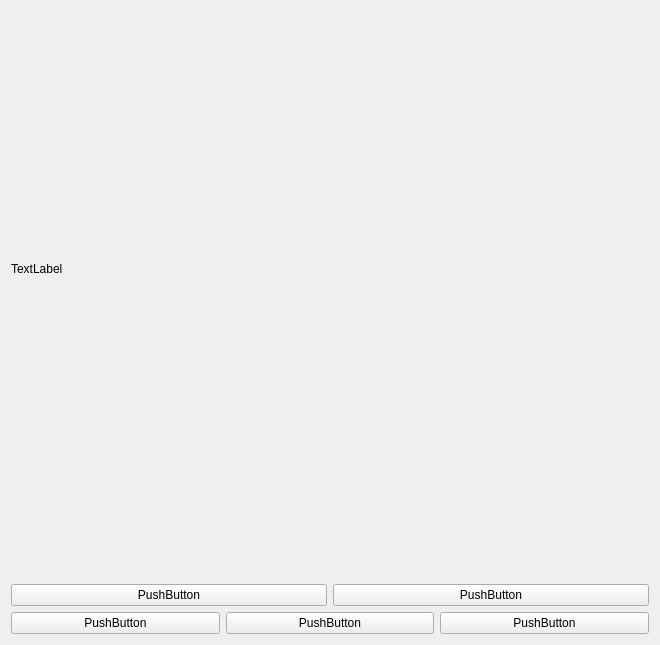
<?xml version="1.0" encoding="UTF-8"?>
<ui version="4.0">
 <class>Form</class>
 <widget class="QWidget" name="Form">
  <property name="geometry">
   <rect>
    <x>0</x>
    <y>0</y>
    <width>660</width>
    <height>645</height>
   </rect>
  </property>
  <property name="windowTitle">
   <string>TaskCreator - main menu</string>
  </property>
  <layout class="QGridLayout" name="gridLayout">
   <item row="0" column="0">
    <layout class="QVBoxLayout" name="verticalLayout" stretch="10,1,2,2">
     <item>
      <widget class="QLabel" name="img_main">
       <property name="text">
        <string>TextLabel</string>
       </property>
      </widget>
     </item>
     <item>
      <spacer name="verticalSpacer">
       <property name="orientation">
        <enum>Qt::Vertical</enum>
       </property>
       <property name="sizeHint" stdset="0">
        <size>
         <width>20</width>
         <height>40</height>
        </size>
       </property>
      </spacer>
     </item>
     <item>
      <layout class="QHBoxLayout" name="horizontalLayout_2">
       <item>
        <widget class="QPushButton" name="pb_4">
         <property name="text">
          <string>PushButton</string>
         </property>
        </widget>
       </item>
       <item>
        <widget class="QPushButton" name="pb_5">
         <property name="text">
          <string>PushButton</string>
         </property>
        </widget>
       </item>
      </layout>
     </item>
     <item>
      <layout class="QHBoxLayout" name="horizontalLayout">
       <item>
        <widget class="QPushButton" name="pb_1">
         <property name="text">
          <string>PushButton</string>
         </property>
        </widget>
       </item>
       <item>
        <widget class="QPushButton" name="pb_2">
         <property name="text">
          <string>PushButton</string>
         </property>
        </widget>
       </item>
       <item>
        <widget class="QPushButton" name="pb_3">
         <property name="text">
          <string>PushButton</string>
         </property>
        </widget>
       </item>
      </layout>
     </item>
    </layout>
   </item>
  </layout>
 </widget>
 <resources/>
 <connections/>
</ui>
